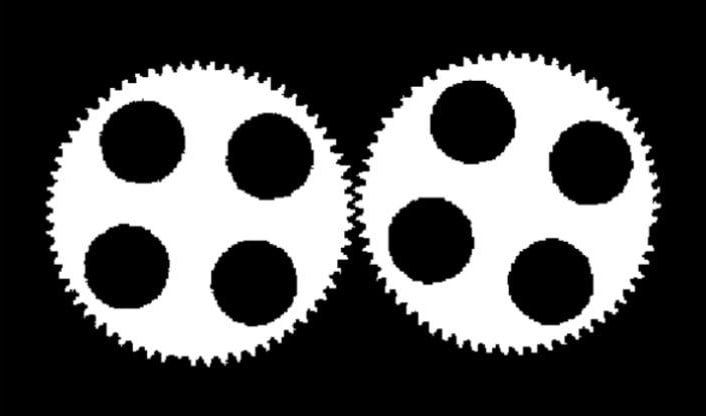
#> input picture img.jpg, 706 x 416 px
$ python lab3.py
#> lines starting #> are read from the running program, lines starting #| are printed output that depends on the picture; after the words box and inside, x2 and y2 are one past the last pixel; in counts of white or black regions, pixels touching at a corner belong together
import cv2
import numpy as np
import matplotlib.pyplot as plt

image = cv2.imread('img.jpg', cv2.IMREAD_GRAYSCALE)
#> image is the input picture: shape (416, 706); min 0, max 255, mean 80.5

se_length = 20
# Вертикальная линия; для угла используйте cv2.getStructuringElement(cv2.MORPH_RECT, (se_length, 1)) и поворот
se = cv2.getStructuringElement(cv2.MORPH_RECT, (1, se_length))

# Применение открытия
opened = cv2.morphologyEx(image, cv2.MORPH_OPEN, se)

# Вычитание для выделения проблемных зубьев
problematic_teeth = cv2.subtract(image, opened)

# Дилатация
kernel = cv2.getStructuringElement(cv2.MORPH_RECT, (3, 3))
refined = cv2.dilate(problematic_teeth, kernel, iterations=1)
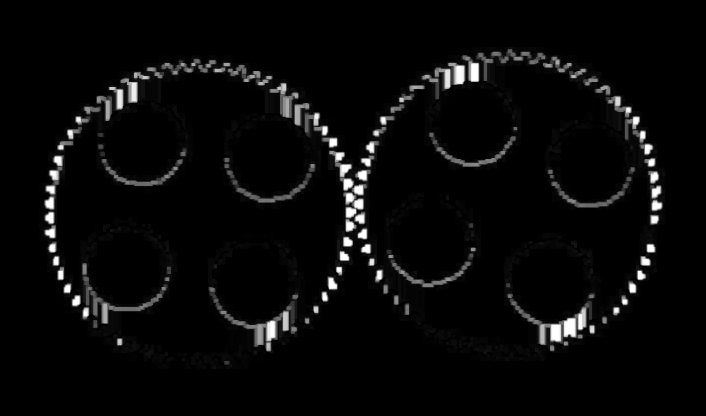
#> refined: shape (416, 706); min 0, max 255, mean 9

fig, axes = plt.subplots(1, 3, figsize=(15, 5))

axes[0].imshow(image, cmap='gray')
axes[0].set_title('Исходник')
axes[0].axis('off')

axes[1].imshow(opened, cmap='gray')
axes[1].set_title('Открытое изображение (Opening)')
axes[1].axis('off')

axes[2].imshow(refined, cmap='gray')
axes[2].set_title('Проблемные зубья (маска, дилатация)')
axes[2].axis('off')

plt.tight_layout()
plt.show()
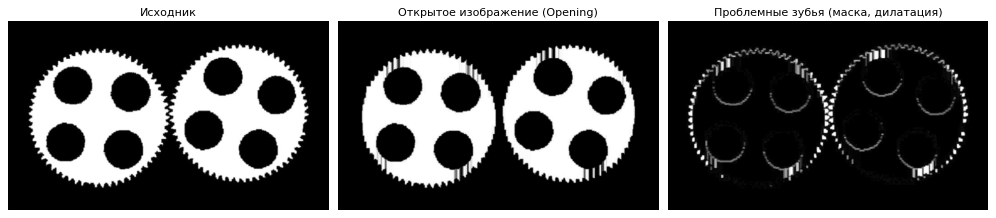
#> figure drawn by matplotlib, 3 panels

import cv2
import numpy as np
import matplotlib.pyplot as plt

image = cv2.imread('img.jpg', cv2.IMREAD_GRAYSCALE)

_, binary_image = cv2.threshold(image, 127, 255, cv2.THRESH_BINARY)
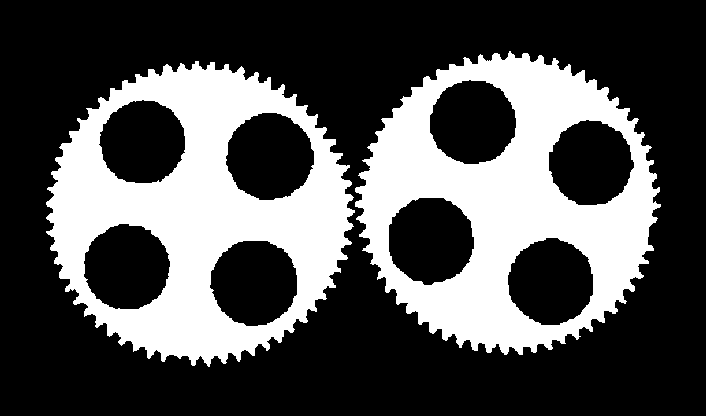
#> binary_image: shape (416, 706); 31.6% white; 2 white regions, box (x1, y1, x2, y2) and area: (46, 61, 355, 367) 46858, (355, 51, 661, 355) 45884

se_lengths = [10, 15, 100, 180, 210, 250]
angle = 0

results = []

for se_length in se_lengths:
    # Создание SE: горизонтальная линия
    se = cv2.getStructuringElement(cv2.MORPH_RECT, (se_length, 1))
    # Поворот SE, если угол не 0°
    if angle != 0:
        center = (se_length // 2, 0)
        rotation_matrix = cv2.getRotationMatrix2D(center, angle, 1.0)
        se = cv2.warpAffine(se.astype(np.uint8), rotation_matrix, (se_length, 1))
    # opened = cv2.morphologyEx(binary_image, cv2.MORPH_OPEN, se)
    opened = cv2.erode(binary_image, se)
    #  Вычитание для маски проблемных зубьев
    problematic_teeth = cv2.subtract(binary_image, opened)
    # дилатация
    kernel = cv2.getStructuringElement(cv2.MORPH_RECT, (3, 3))
    refined = cv2.dilate(problematic_teeth, kernel, iterations=1)

    results.append((se_length, opened, refined))
#> this loop made 6 passes
#> pass 1, `opened = cv2.erode(binary_image, se)`:
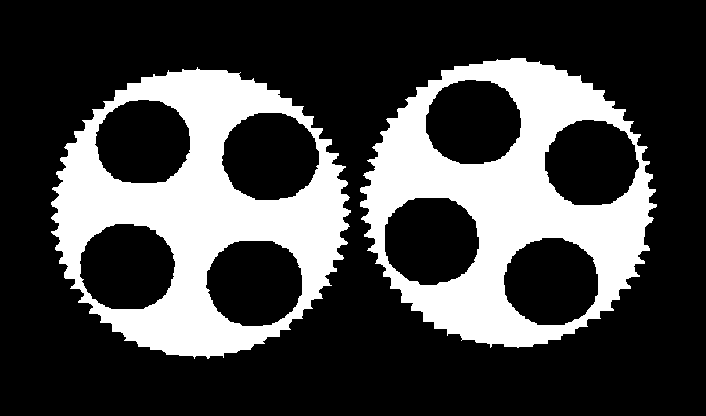
#> opened: shape (416, 706); 26.9% white; 2 white regions, box (x1, y1, x2, y2) and area: (51, 67, 351, 359) 39995, (360, 58, 657, 348) 39034
#> pass 1, `refined = cv2.dilate(problematic_teeth, kernel, iterations=1)`:
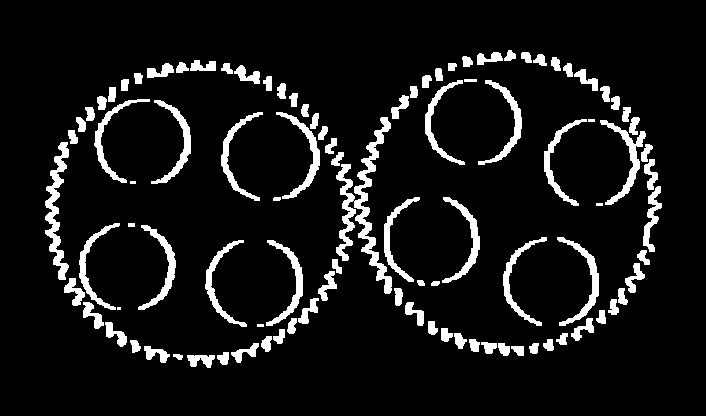
#> refined: shape (416, 706); 8.7% white; 101 white regions (2 under 20 px), largest, box (x1, y1, x2, y2) and area: (336, 117, 392, 294) 2435, (45, 142, 69, 280) 1236, (600, 120, 646, 205) 821
#> after the loop:
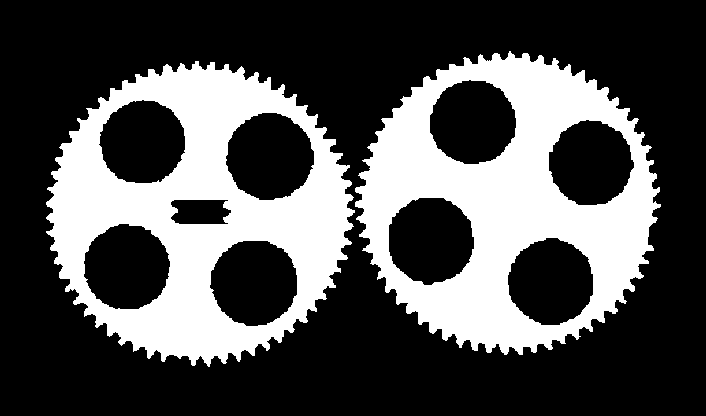
#> problematic_teeth: shape (416, 706); 31.2% white; 2 white regions, box (x1, y1, x2, y2) and area: (355, 51, 661, 355) 45884, (46, 61, 355, 367) 45614
#> after the loop, results = 6 items

fig, axes = plt.subplots(2, len(se_lengths) + 1, figsize=(15, 8))

axes[0, 0].imshow(binary_image, cmap='gray')
axes[0, 0].set_title('Исходник')
axes[0, 0].axis('off')


# Результаты для разных длин SE
for i, (se_length, opened, refined) in enumerate(results):
    axes[0, i+1].imshow(opened, cmap='gray')
    axes[0, i+1].set_title(f'Eroded Image (длина SE={se_length})')
    axes[0, i+1].axis('off')

    axes[1, i+1].imshow(refined, cmap='gray')
    axes[1, i+1].set_title(f'Проблемные зубья (длина SE={se_length})')
    axes[1, i+1].axis('off')
#> this loop made 6 passes
#> se_length on passes 1 to 6: 10, 15, 100, 180, 210, 250

plt.tight_layout()
plt.show()
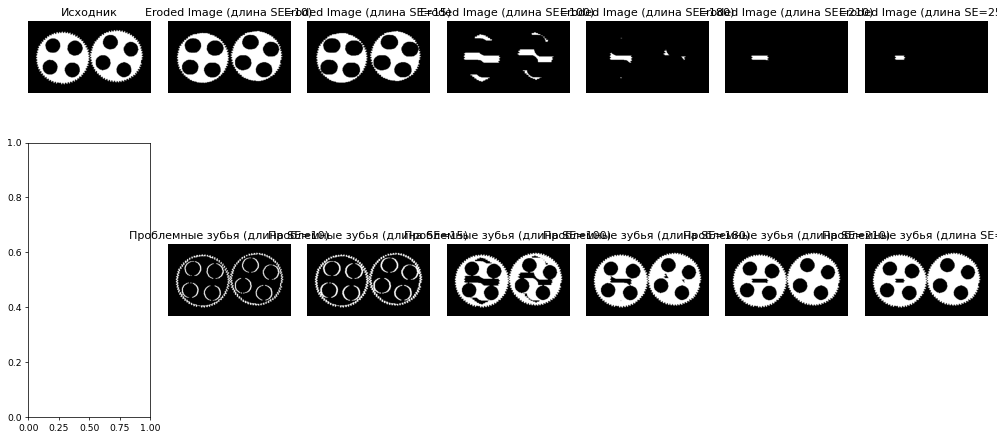
#> figure drawn by matplotlib, 13 panels
